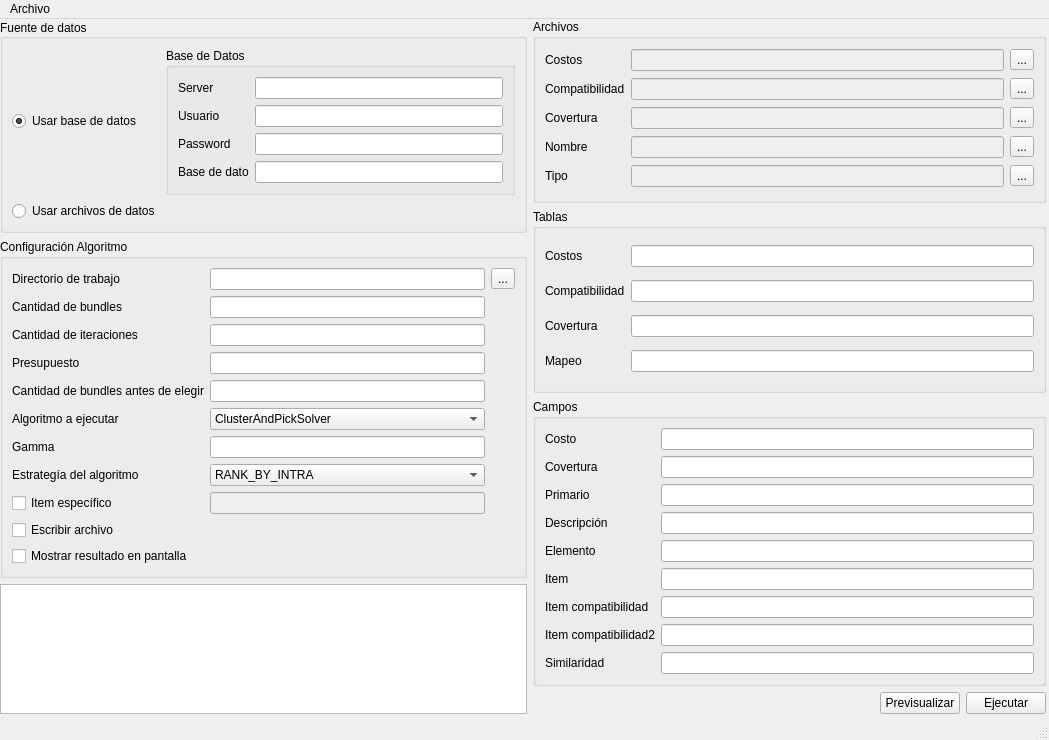
<?xml version="1.0" encoding="UTF-8"?>
<ui version="4.0">
 <class>MainWindow</class>
 <widget class="QMainWindow" name="MainWindow">
  <property name="windowModality">
   <enum>Qt::NonModal</enum>
  </property>
  <property name="geometry">
   <rect>
    <x>0</x>
    <y>0</y>
    <width>1049</width>
    <height>740</height>
   </rect>
  </property>
  <property name="sizePolicy">
   <sizepolicy hsizetype="Fixed" vsizetype="Fixed">
    <horstretch>0</horstretch>
    <verstretch>0</verstretch>
   </sizepolicy>
  </property>
  <property name="minimumSize">
   <size>
    <width>1049</width>
    <height>740</height>
   </size>
  </property>
  <property name="maximumSize">
   <size>
    <width>1049</width>
    <height>740</height>
   </size>
  </property>
  <property name="windowTitle">
   <string>Configurador</string>
  </property>
  <property name="locale">
   <locale language="Spanish" country="Argentina"/>
  </property>
  <widget class="QWidget" name="centralwidget">
   <widget class="QWidget" name="layoutWidget">
    <property name="geometry">
     <rect>
      <x>0</x>
      <y>0</y>
      <width>1046</width>
      <height>695</height>
     </rect>
    </property>
    <layout class="QGridLayout" name="gridLayout_8">
     <item row="0" column="0" rowspan="2">
      <layout class="QVBoxLayout" name="verticalLayout">
       <item>
        <widget class="QGroupBox" name="grSourceData">
         <property name="title">
          <string>Fuente de datos</string>
         </property>
         <property name="alignment">
          <set>Qt::AlignLeading|Qt::AlignLeft|Qt::AlignVCenter</set>
         </property>
         <property name="flat">
          <bool>false</bool>
         </property>
         <property name="checkable">
          <bool>false</bool>
         </property>
         <property name="checked">
          <bool>false</bool>
         </property>
         <layout class="QGridLayout" name="gridLayout_2">
          <item row="0" column="0">
           <layout class="QGridLayout" name="gridLayout_5">
            <item row="0" column="0">
             <widget class="QRadioButton" name="rbDatabase">
              <property name="text">
               <string>Usar base de datos</string>
              </property>
              <property name="checked">
               <bool>true</bool>
              </property>
             </widget>
            </item>
            <item row="0" column="1">
             <widget class="QGroupBox" name="grDataBase">
              <property name="title">
               <string>Base de Datos</string>
              </property>
              <layout class="QGridLayout" name="gridLayout">
               <item row="0" column="0">
                <widget class="QLabel" name="label">
                 <property name="text">
                  <string>Server</string>
                 </property>
                </widget>
               </item>
               <item row="0" column="1">
                <widget class="QLineEdit" name="fieldServer"/>
               </item>
               <item row="1" column="0">
                <widget class="QLabel" name="label_2">
                 <property name="text">
                  <string>Usuario</string>
                 </property>
                </widget>
               </item>
               <item row="1" column="1">
                <widget class="QLineEdit" name="fieldUser"/>
               </item>
               <item row="2" column="0">
                <widget class="QLabel" name="label_3">
                 <property name="text">
                  <string>Password</string>
                 </property>
                </widget>
               </item>
               <item row="2" column="1">
                <widget class="QLineEdit" name="fieldPassword">
                 <property name="font">
                  <font>
                   <strikeout>false</strikeout>
                  </font>
                 </property>
                 <property name="inputMethodHints">
                  <set>Qt::ImhNone</set>
                 </property>
                </widget>
               </item>
               <item row="3" column="0">
                <widget class="QLabel" name="label_4">
                 <property name="text">
                  <string>Base de dato</string>
                 </property>
                </widget>
               </item>
               <item row="3" column="1">
                <widget class="QLineEdit" name="fieldDatabase"/>
               </item>
              </layout>
             </widget>
            </item>
            <item row="1" column="0">
             <widget class="QRadioButton" name="rbFile">
              <property name="enabled">
               <bool>true</bool>
              </property>
              <property name="text">
               <string>Usar archivos de datos</string>
              </property>
             </widget>
            </item>
            <item row="1" column="1">
             <spacer name="horizontalSpacer">
              <property name="orientation">
               <enum>Qt::Horizontal</enum>
              </property>
              <property name="sizeHint" stdset="0">
               <size>
                <width>368</width>
                <height>20</height>
               </size>
              </property>
             </spacer>
            </item>
           </layout>
          </item>
         </layout>
        </widget>
       </item>
       <item>
        <widget class="QGroupBox" name="groupBox">
         <property name="title">
          <string>Configuración Algoritmo</string>
         </property>
         <layout class="QGridLayout" name="gridLayout_6">
          <item row="0" column="0">
           <widget class="QLabel" name="label_30">
            <property name="text">
             <string>Directorio de trabajo</string>
            </property>
           </widget>
          </item>
          <item row="7" column="0">
           <widget class="QLabel" name="label_24">
            <property name="text">
             <string>Estrategía del algoritmo</string>
            </property>
           </widget>
          </item>
          <item row="3" column="1">
           <widget class="QLineEdit" name="fieldBudget"/>
          </item>
          <item row="8" column="1">
           <widget class="QLineEdit" name="fieldSpecificItem">
            <property name="enabled">
             <bool>false</bool>
            </property>
           </widget>
          </item>
          <item row="9" column="0">
           <widget class="QCheckBox" name="checkWriteFile">
            <property name="text">
             <string>Escribir archivo</string>
            </property>
           </widget>
          </item>
          <item row="3" column="0">
           <widget class="QLabel" name="label_20">
            <property name="text">
             <string>Presupuesto</string>
            </property>
           </widget>
          </item>
          <item row="5" column="0">
           <widget class="QLabel" name="label_22">
            <property name="text">
             <string>Algoritmo a ejecutar</string>
            </property>
           </widget>
          </item>
          <item row="6" column="0">
           <widget class="QLabel" name="label_23">
            <property name="text">
             <string>Gamma</string>
            </property>
           </widget>
          </item>
          <item row="7" column="1">
           <widget class="QComboBox" name="comboRankingStrategy">
            <item>
             <property name="text">
              <string extracomment="0">RANK_BY_INTRA</string>
             </property>
            </item>
            <item>
             <property name="text">
              <string extracomment="1">RANK_BY_INTRA_INTER</string>
             </property>
            </item>
            <item>
             <property name="text">
              <string extracomment="2">RANK_BY_DENSEST_SUBGRAPH</string>
             </property>
            </item>
            <item>
             <property name="text">
              <string extracomment="3">RANK_BY_INTRA_INTER_TUPLE</string>
             </property>
            </item>
            <item>
             <property name="text">
              <string extracomment="4">RANK_BY_INTRA_INTER_PROPORTIONAL</string>
             </property>
            </item>
           </widget>
          </item>
          <item row="1" column="0">
           <widget class="QLabel" name="label_18">
            <property name="text">
             <string>Cantidad de bundles</string>
            </property>
           </widget>
          </item>
          <item row="10" column="0">
           <widget class="QCheckBox" name="checkShowSolution">
            <property name="text">
             <string>Mostrar resultado en pantalla</string>
            </property>
           </widget>
          </item>
          <item row="8" column="0">
           <widget class="QCheckBox" name="checkSpecific">
            <property name="text">
             <string>Item específico</string>
            </property>
           </widget>
          </item>
          <item row="1" column="1">
           <widget class="QLineEdit" name="fieldNumFlakes"/>
          </item>
          <item row="5" column="1">
           <widget class="QComboBox" name="comboSolver">
            <item>
             <property name="text">
              <string extracomment="0">ClusterAndPickSolver</string>
             </property>
            </item>
            <item>
             <property name="text">
              <string extracomment="1">RestrictedHACSolver</string>
             </property>
            </item>
            <item>
             <property name="text">
              <string extracomment="2">RestrictedHACSpecificSolver</string>
             </property>
            </item>
            <item>
             <property name="text">
              <string extracomment="3">RandomBOBOSolver</string>
             </property>
            </item>
            <item>
             <property name="text">
              <string extracomment="4">RandomSOBOSolver</string>
             </property>
            </item>
            <item>
             <property name="text">
              <string extracomment="5">ExhaustiveGreedyAnySimSolver</string>
             </property>
            </item>
            <item>
             <property name="text">
              <string extracomment="6">ExhaustiveGreedySumSimSolver</string>
             </property>
            </item>
            <item>
             <property name="text">
              <string extracomment="7">SequentialScanSolver</string>
             </property>
            </item>
           </widget>
          </item>
          <item row="2" column="1">
           <widget class="QLineEdit" name="fieldMaxTrials"/>
          </item>
          <item row="4" column="0">
           <widget class="QLabel" name="label_21">
            <property name="text">
             <string>Cantidad de bundles antes de elegir</string>
            </property>
           </widget>
          </item>
          <item row="4" column="1">
           <widget class="QLineEdit" name="fieldToProduce"/>
          </item>
          <item row="6" column="1">
           <widget class="QLineEdit" name="fieldGamma"/>
          </item>
          <item row="2" column="0">
           <widget class="QLabel" name="label_19">
            <property name="text">
             <string>Cantidad de iteraciones</string>
            </property>
           </widget>
          </item>
          <item row="0" column="1">
           <widget class="QLineEdit" name="fieldDirectory"/>
          </item>
          <item row="0" column="2">
           <widget class="QToolButton" name="btnDirectoryWork">
            <property name="text">
             <string>...</string>
            </property>
           </widget>
          </item>
         </layout>
        </widget>
       </item>
       <item>
        <widget class="QTextEdit" name="textEditResult">
         <property name="readOnly">
          <bool>true</bool>
         </property>
        </widget>
       </item>
      </layout>
     </item>
     <item row="1" column="3">
      <widget class="QPushButton" name="btnExecute">
       <property name="text">
        <string>Ejecutar</string>
       </property>
       <property name="checkable">
        <bool>false</bool>
       </property>
       <property name="autoDefault">
        <bool>false</bool>
       </property>
       <property name="default">
        <bool>false</bool>
       </property>
       <property name="flat">
        <bool>false</bool>
       </property>
      </widget>
     </item>
     <item row="0" column="1" colspan="3">
      <layout class="QVBoxLayout" name="verticalLayout_2">
       <item>
        <widget class="QGroupBox" name="grFiles">
         <property name="title">
          <string>Archivos</string>
         </property>
         <layout class="QGridLayout" name="gridLayout_7">
          <item row="2" column="0">
           <widget class="QLabel" name="label_27">
            <property name="text">
             <string>Covertura</string>
            </property>
           </widget>
          </item>
          <item row="0" column="0">
           <widget class="QLabel" name="label_25">
            <property name="text">
             <string>Costos</string>
            </property>
           </widget>
          </item>
          <item row="0" column="1">
           <widget class="QLineEdit" name="fileCosts">
            <property name="enabled">
             <bool>false</bool>
            </property>
           </widget>
          </item>
          <item row="1" column="0">
           <widget class="QLabel" name="label_26">
            <property name="text">
             <string>Compatibilidad</string>
            </property>
           </widget>
          </item>
          <item row="1" column="1">
           <widget class="QLineEdit" name="fileCompat">
            <property name="enabled">
             <bool>false</bool>
            </property>
           </widget>
          </item>
          <item row="2" column="1">
           <widget class="QLineEdit" name="fileCover">
            <property name="enabled">
             <bool>false</bool>
            </property>
           </widget>
          </item>
          <item row="3" column="0">
           <widget class="QLabel" name="label_28">
            <property name="text">
             <string>Nombre</string>
            </property>
           </widget>
          </item>
          <item row="3" column="1">
           <widget class="QLineEdit" name="fileName">
            <property name="enabled">
             <bool>false</bool>
            </property>
           </widget>
          </item>
          <item row="4" column="0">
           <widget class="QLabel" name="label_29">
            <property name="text">
             <string>Tipo</string>
            </property>
           </widget>
          </item>
          <item row="4" column="1">
           <widget class="QLineEdit" name="fileType">
            <property name="enabled">
             <bool>false</bool>
            </property>
           </widget>
          </item>
          <item row="0" column="2">
           <widget class="QToolButton" name="toolButton">
            <property name="text">
             <string>...</string>
            </property>
           </widget>
          </item>
          <item row="1" column="2">
           <widget class="QToolButton" name="toolButton_2">
            <property name="text">
             <string>...</string>
            </property>
           </widget>
          </item>
          <item row="2" column="2">
           <widget class="QToolButton" name="toolButton_3">
            <property name="text">
             <string>...</string>
            </property>
           </widget>
          </item>
          <item row="3" column="2">
           <widget class="QToolButton" name="toolButton_4">
            <property name="text">
             <string>...</string>
            </property>
           </widget>
          </item>
          <item row="4" column="2">
           <widget class="QToolButton" name="toolButton_5">
            <property name="text">
             <string>...</string>
            </property>
           </widget>
          </item>
         </layout>
        </widget>
       </item>
       <item>
        <widget class="QGroupBox" name="grTable">
         <property name="title">
          <string>Tablas</string>
         </property>
         <layout class="QGridLayout" name="gridLayout_3">
          <item row="0" column="0">
           <widget class="QLabel" name="label_5">
            <property name="text">
             <string>Costos</string>
            </property>
           </widget>
          </item>
          <item row="0" column="1">
           <widget class="QLineEdit" name="fieldCosts"/>
          </item>
          <item row="2" column="1">
           <widget class="QLineEdit" name="fieldCover"/>
          </item>
          <item row="2" column="0">
           <widget class="QLabel" name="label_7">
            <property name="text">
             <string>Covertura</string>
            </property>
           </widget>
          </item>
          <item row="3" column="1">
           <widget class="QLineEdit" name="fieldCovertion"/>
          </item>
          <item row="1" column="0">
           <widget class="QLabel" name="label_6">
            <property name="text">
             <string>Compatibilidad</string>
            </property>
           </widget>
          </item>
          <item row="3" column="0">
           <widget class="QLabel" name="label_8">
            <property name="text">
             <string>Mapeo</string>
            </property>
           </widget>
          </item>
          <item row="1" column="1">
           <widget class="QLineEdit" name="fieldCompatibility"/>
          </item>
         </layout>
        </widget>
       </item>
       <item>
        <widget class="QGroupBox" name="grFields">
         <property name="title">
          <string>Campos</string>
         </property>
         <layout class="QGridLayout" name="gridLayout_4">
          <item row="0" column="0">
           <widget class="QLabel" name="label_9">
            <property name="text">
             <string>Costo</string>
            </property>
           </widget>
          </item>
          <item row="0" column="1">
           <widget class="QLineEdit" name="fieldCost"/>
          </item>
          <item row="1" column="0">
           <widget class="QLabel" name="label_10">
            <property name="text">
             <string>Covertura</string>
            </property>
           </widget>
          </item>
          <item row="1" column="1">
           <widget class="QLineEdit" name="fieldCover_2"/>
          </item>
          <item row="2" column="0">
           <widget class="QLabel" name="label_11">
            <property name="text">
             <string>Primario</string>
            </property>
           </widget>
          </item>
          <item row="2" column="1">
           <widget class="QLineEdit" name="fieldPrimary"/>
          </item>
          <item row="3" column="0">
           <widget class="QLabel" name="label_12">
            <property name="text">
             <string>Descripción</string>
            </property>
           </widget>
          </item>
          <item row="3" column="1">
           <widget class="QLineEdit" name="fieldIDescription"/>
          </item>
          <item row="4" column="0">
           <widget class="QLabel" name="label_13">
            <property name="text">
             <string>Elemento</string>
            </property>
           </widget>
          </item>
          <item row="4" column="1">
           <widget class="QLineEdit" name="fieldElement"/>
          </item>
          <item row="5" column="0">
           <widget class="QLabel" name="label_14">
            <property name="text">
             <string>Item</string>
            </property>
           </widget>
          </item>
          <item row="5" column="1">
           <widget class="QLineEdit" name="fieldItem"/>
          </item>
          <item row="6" column="0">
           <widget class="QLabel" name="label_15">
            <property name="text">
             <string>Item compatibilidad</string>
            </property>
           </widget>
          </item>
          <item row="6" column="1">
           <widget class="QLineEdit" name="fieldItem1"/>
          </item>
          <item row="7" column="0">
           <widget class="QLabel" name="label_16">
            <property name="text">
             <string>Item compatibilidad2</string>
            </property>
           </widget>
          </item>
          <item row="7" column="1">
           <widget class="QLineEdit" name="fieldItem2"/>
          </item>
          <item row="8" column="0">
           <widget class="QLabel" name="label_17">
            <property name="text">
             <string>Similaridad</string>
            </property>
           </widget>
          </item>
          <item row="8" column="1">
           <widget class="QLineEdit" name="fieldSimilarity"/>
          </item>
         </layout>
        </widget>
       </item>
      </layout>
     </item>
     <item row="1" column="1">
      <spacer name="horizontalSpacer_2">
       <property name="orientation">
        <enum>Qt::Horizontal</enum>
       </property>
       <property name="sizeHint" stdset="0">
        <size>
         <width>398</width>
         <height>20</height>
        </size>
       </property>
      </spacer>
     </item>
     <item row="1" column="2">
      <widget class="QPushButton" name="btnPreview">
       <property name="text">
        <string>Previsualizar</string>
       </property>
      </widget>
     </item>
    </layout>
   </widget>
  </widget>
  <widget class="QMenuBar" name="menubar">
   <property name="geometry">
    <rect>
     <x>0</x>
     <y>0</y>
     <width>1049</width>
     <height>20</height>
    </rect>
   </property>
   <widget class="QMenu" name="menuFile">
    <property name="title">
     <string>Archivo</string>
    </property>
    <addaction name="actionLoadFile"/>
    <addaction name="actionSaveFile"/>
    <addaction name="actionExit"/>
   </widget>
   <addaction name="menuFile"/>
  </widget>
  <widget class="QStatusBar" name="statusbar"/>
  <action name="actionLoadFile">
   <property name="text">
    <string>Cargar Archivo</string>
   </property>
  </action>
  <action name="actionSaveFile">
   <property name="text">
    <string>Guardar Archivo</string>
   </property>
  </action>
  <action name="actionExit">
   <property name="text">
    <string>Salir</string>
   </property>
  </action>
  <action name="actionWorkDirectory">
   <property name="checkable">
    <bool>false</bool>
   </property>
   <property name="text">
    <string>Directorio del binario</string>
   </property>
  </action>
 </widget>
 <resources/>
 <connections/>
</ui>
